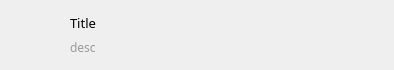
<?xml version="1.0" encoding="UTF-8"?>
<ui version="4.0">
 <class>RoomItemWidget</class>
 <widget class="QWidget" name="RoomItemWidget">
  <property name="geometry">
   <rect>
    <x>0</x>
    <y>0</y>
    <width>394</width>
    <height>70</height>
   </rect>
  </property>
  <property name="minimumSize">
   <size>
    <width>0</width>
    <height>70</height>
   </size>
  </property>
  <property name="maximumSize">
   <size>
    <width>16777215</width>
    <height>70</height>
   </size>
  </property>
  <property name="windowTitle">
   <string>RoomItemWidget</string>
  </property>
  <layout class="QHBoxLayout" name="horizontalLayout_2">
   <property name="leftMargin">
    <number>0</number>
   </property>
   <property name="topMargin">
    <number>0</number>
   </property>
   <property name="rightMargin">
    <number>0</number>
   </property>
   <property name="bottomMargin">
    <number>0</number>
   </property>
   <item>
    <widget class="QFrame" name="frame">
     <property name="styleSheet">
      <string notr="true">QWidget
{
	font-family:&quot;Microsoft YaHei&quot;;
	background-color: rgba(0, 0, 0, 0);
}

QFrame[sticktop=&quot;true&quot;]
{
	background-color:rgb(168, 206, 192);
}

#labelTime,#labelMsg
{
	
	color: gray;
}
#labelTitle
{
	margin-top:0px;
}
#labelMsg
{
	margin-top:0px;
}

#btnClose
{
	image: url(:/image/resource/DeleteConList.png);
}

#btnClose:hover
{
	
	image: url(:/image/resource/DeleteConList hover.png);
}
#btnClose:disabled
{
	image:url(none);
}</string>
     </property>
     <property name="frameShape">
      <enum>QFrame::StyledPanel</enum>
     </property>
     <property name="frameShadow">
      <enum>QFrame::Raised</enum>
     </property>
     <layout class="QHBoxLayout" name="horizontalLayout_3">
      <property name="spacing">
       <number>0</number>
      </property>
      <property name="leftMargin">
       <number>20</number>
      </property>
      <property name="topMargin">
       <number>9</number>
      </property>
      <property name="rightMargin">
       <number>9</number>
      </property>
      <property name="bottomMargin">
       <number>9</number>
      </property>
      <item>
       <widget class="QLabel" name="labelAvatar">
        <property name="minimumSize">
         <size>
          <width>40</width>
          <height>40</height>
         </size>
        </property>
        <property name="maximumSize">
         <size>
          <width>40</width>
          <height>40</height>
         </size>
        </property>
        <property name="text">
         <string/>
        </property>
        <property name="pixmap">
         <pixmap resource="Resource.qrc">:/image/resource/Group.png</pixmap>
        </property>
        <property name="scaledContents">
         <bool>true</bool>
        </property>
       </widget>
      </item>
      <item>
       <layout class="QVBoxLayout" name="verticalLayout">
        <property name="spacing">
         <number>0</number>
        </property>
        <property name="leftMargin">
         <number>9</number>
        </property>
        <item>
         <widget class="QLabel" name="labelTitle">
          <property name="font">
           <font>
            <family>Microsoft YaHei</family>
            <pointsize>10</pointsize>
           </font>
          </property>
          <property name="text">
           <string>Title</string>
          </property>
         </widget>
        </item>
        <item>
         <widget class="QLabel" name="labelDesc">
          <property name="font">
           <font>
            <family>Microsoft YaHei</family>
            <pointsize>9</pointsize>
            <underline>false</underline>
            <kerning>true</kerning>
           </font>
          </property>
          <property name="styleSheet">
           <string notr="true">QLabel
{
	color: rgb(153, 153, 153);
}</string>
          </property>
          <property name="text">
           <string>desc</string>
          </property>
          <property name="alignment">
           <set>Qt::AlignLeading|Qt::AlignLeft|Qt::AlignVCenter</set>
          </property>
         </widget>
        </item>
       </layout>
      </item>
     </layout>
    </widget>
   </item>
  </layout>
 </widget>
 <layoutdefault spacing="6" margin="11"/>
 <resources>
  <include location="Resource.qrc"/>
 </resources>
 <connections/>
</ui>
